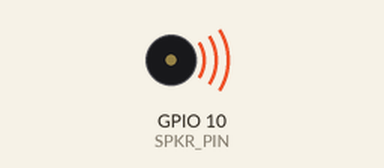
This sketch was run on a simulated ESP32-S3. On the bench: buzzer (waves = sounding). What the sketch prints to the serial monitor is not drawn.

Above: at 0.35 s.
Timing chart, 0 to 3.2 s (numbered marks = the images above):
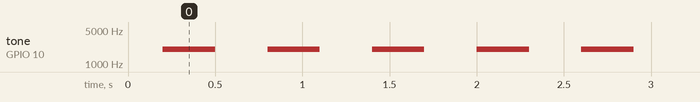

The sketch:

Basic_Audio_Test.ino
```cpp
#define SPKR_PIN 10
#define FREQ_HZ 2000 // 2 kHz
#define ON_MS 300
#define OFF_MS 300
#define RES_BITS 10

void setup() {
  Serial.begin(115200);
  delay(200);
  bool ok = ledcAttach(SPKR_PIN, FREQ_HZ, RES_BITS);
  Serial.println(ok ? "LEDC attached OK" : "LEDC attach FAILED"); // check if properly attached
  ledcWrite(SPKR_PIN, 0);
}

void loop() { // Periodic sound output
  ledcWriteTone(SPKR_PIN, FREQ_HZ); // tone ON at 50% duty
  delay(ON_MS);
  ledcWriteTone(SPKR_PIN, 0); // tone OFF (freq=0 => duty=0)
  delay(OFF_MS);
}
```

Measured:
- by itself, tone on GPIO 10 (SPKR_PIN): alternates 2000 Hz for 0.30 s and silent for 0.30 s
